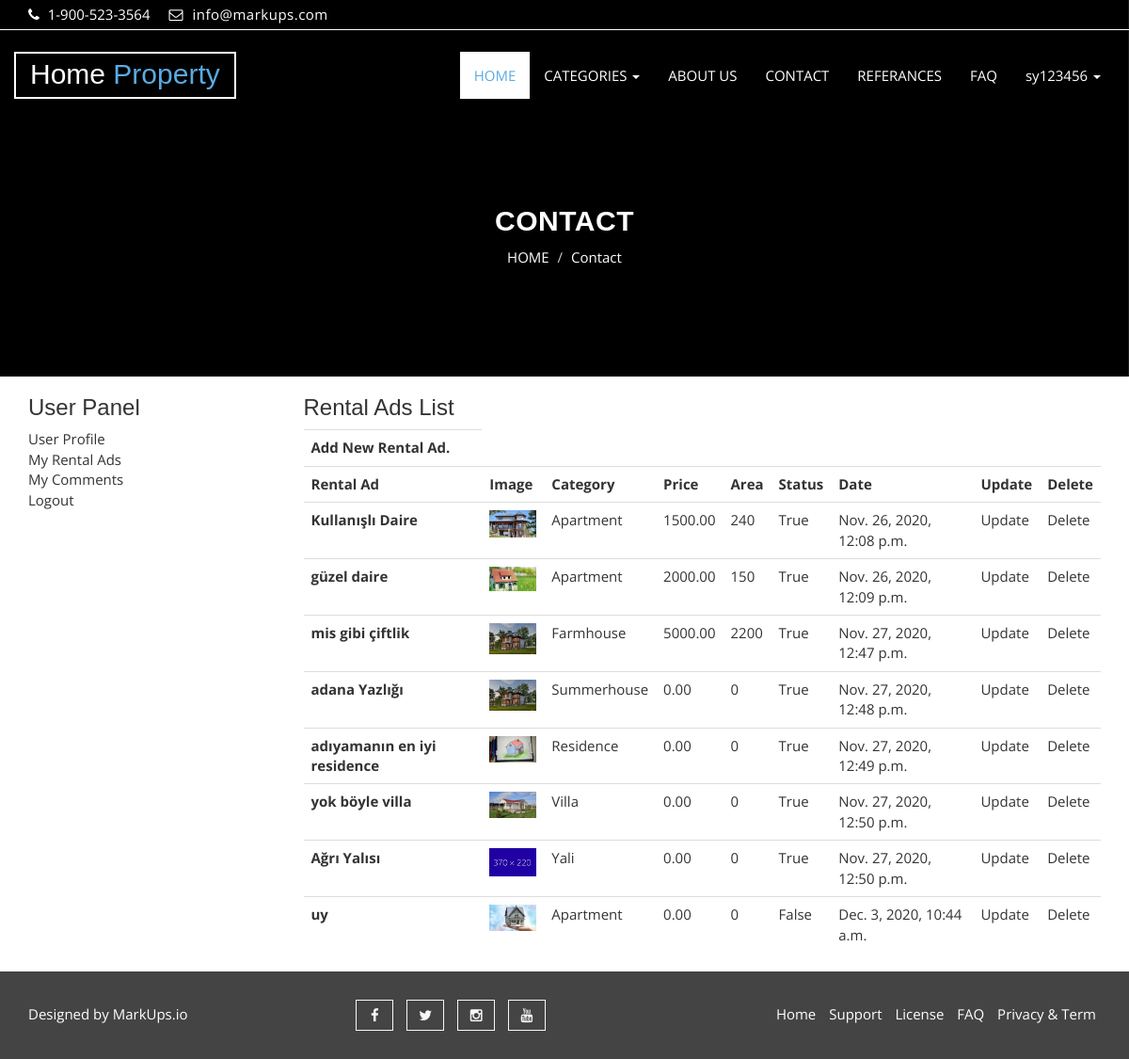
The app's page /user/user_rentalads/ (signed in) with its own data.
### emlak/models.py (models this page shows, shortened)
class Rentalad(models.Model):
    STATUS = (
        ('True', 'Evet'),
        ('False', 'Hayır'),
    )
    ROOMCOUNT = (
        ('Stüdyo (1+0)', 'Stüdyo (1+0)'),
        ('1+1', '1+1'),
        ('1,5+1', '1,5+1'),
        ('2+1', '2+1'),
        ('3+1', '3+1'),
        ('3+2', '3+2'),
        ('4+1', '4+1'),
        ('5+1', '5+1'),
    )
    category = models.ForeignKey(Category, on_delete=models.CASCADE, default='None')  # many to one relation with Category
    location = models.ForeignKey(Location, on_delete=models.CASCADE, default='None')  # many to one relation with Category
    title = models.CharField(max_length=150)
    keywords = models.CharField(max_length=255)
    description = models.TextField(max_length=255)
    image = models.ImageField(upload_to='images/', null=True)
    price = models.DecimalField(max_digits=12, decimal_places=2, default=0)
    age = models.IntegerField(default=0)
    area = models.IntegerField(default=0)
    balcony = models.CharField(max_length=10, choices=STATUS, default='None')
    furnished = models.CharField(max_length=10, choices=STATUS, default='None')
    roomcount = models.CharField(max_length=20, choices=ROOMCOUNT, default='None')
    detail = RichTextUploadingField()
    slug = models.SlugField(null=False, unique=True)
    status = models.CharField(max_length=10, choices=STATUS, default='False')
    create_at = models.DateTimeField(auto_now_add=True)
    update_at = models.DateTimeField(auto_now=True)
    user = models.ForeignKey(User, on_delete=models.CASCADE)

class Category(MPTTModel):
    STATUS = (
        ('True', 'Evet'),
        ('False', 'Hayır'),
    )
    title = models.CharField(max_length=50)
    keywords = models.CharField(max_length=255)
    description = models.TextField(max_length=255)
    image = models.ImageField(blank=True, upload_to='images/')
    status = models.CharField(max_length=10, choices=STATUS)
    slug = models.SlugField(null=False, unique=True)
    parent = TreeForeignKey('self', blank=True, null=True, related_name='children', on_delete=models.CASCADE) #kendi kendine refere eder, boş kabul edilir,silme işleminde silenini tüm alt bağlarıyla beraber siler.  create_at = models.DateTimeField(auto_now_add=True)
    update_at = models.DateTimeField(auto_now=True)
    class MPTTMeta:
        order_insertion_by = ['title']
    def __str__(self):  # __str__ method elaborated later in
        full_path = [self.title]  # post.  use __unicode__ in place of
        k = self.parent
        while k is not None:
            full_path.append(k.title)
            k = k.parent
        return ' / '.join(full_path[::-1])

### user/views.py (the view)
# urls.py: path('user_rentalads/', views.user_rentalads, name='user_rentalads'),
@login_required(login_url='/login')  # Check login
def user_rentalads(request):
    category = Category.objects.all()
    current_user = request.user
    rentalads = Rentalad.objects.filter(user_id=current_user.id)
    context = {'category': category,
               'rentalads': rentalads, }
    return render(request, 'user_rentalads.html', context)

### user/templates/user_rentalads.html (shortened to what this page needs)
{% extends 'homebase.html' %}
{% block body %}
  <section id="aa-property-header">
    <div class="container">
      <div class="row">
        <div class="col-md-12">
          <div class="aa-property-header-inner">
            <h2>CONTACT</h2>
            <ol class="breadcrumb">
            <li><a href="/">HOME</a></li>
            <li class="active">Contact</li>
          </ol>
          </div>
        </div>
      </div>
    </div>
  </section>
    <div class="section">
        <div class="container">
            <div class="row">
                <div class="col-md-3">
                    {% include "user_panel.html" %}
                </div>
                <div class="col-md-9">
                    <div class="order-summary clearfix">
                        <div class="section-title">
                            <h3 class="title">Rental Ads List</h3>
                        </div>
                        <table class="shopping-cart-table table">
                        <tr>
                            <th class="text-left">
                                <a href="/user/user_rentalads_add" class="primary-btn">Add New Rental Ad.</a>
                            </th>
                        </tr>
                        <tr>
                            <th class="text-left">Rental Ad </th>
                            <th class="text-left">Image</th>
                            <th class="text-left">Category</th>
                            <th class="text-left">Price</th>
                            <th class="text-left">Area</th>
                            <th class="text-left">Status </th>
                            <th class="text-left">Date </th>
                            <th class="text-left">Update</th>
                            <th class="text-left">Delete</th>
                        </tr>
                        {% for rs in rentalads %}
                            <tr>
                                <td class="text-left">
                                    <a href="/rentalad/{{ rs.id}}/{{ rs.slug }}">
                                        <strong> {{ rs.title}}</strong>
                                    </a>
                                </td>
                                <td class="text-left"><img src="{{ rs.image.url}}" width="50"/> </td>
                                <td class="text-left">{{ rs.category}} </td>
                                <td class="text-left">{{ rs.price}} </td>
                                <td class="text-left">{{ rs.area}} </td>
                                <td class="text-left">{{ rs.status.title}} </td>
                                <td class="text-left">{{ rs.create_at}} </td>
                                <td class="text-left">
                                    <a class="primary-btn" href="/user/update_rentalad/{{ rs.id }}" onclick="return confirm('Will be Update ! Are you sure?')"> Update </a>
                                </td>
                                <td class="text-left">
                                    <a class="primary-btn" href="/user/delete_rentalad/{{ rs.id }}" onclick="return confirm('Will be Delete ! Are you sure?')"> Delete </a>
                                </td>
                            </tr>
                        {% endfor %}
                    </table>
                    </div>
                </div>
            </div>
        </div>
    </div>
{% endblock %}

### home/templates/header.html (shortened to what this page needs)
{% load static %}
  <header id="aa-header">
    <div class="container">
      <div class="row">
        <div class="col-md-12">
          <div class="aa-header-area">
            <div class="row">
              <div class="col-md-6 col-sm-6 col-xs-6">
                <div class="aa-header-left">
                  <div class="aa-telephone-no">
                    <span class="fa fa-phone"></span>
                    1-900-523-3564
                  </div>
                  <div class="aa-email hidden-xs">
                    <span class="fa fa-envelope-o"></span> info@markups.com
                  </div>
                </div>
              </div>
              <div class="col-md-6 col-sm-6 col-xs-6">
              </div>
            </div>
          </div>
        </div>
      </div>
    </div>
  </header>
  <section id="aa-menu-area">
    <nav class="navbar navbar-default main-navbar" role="navigation">
      <div class="container">
        <div class="navbar-header">
           <a class="navbar-brand aa-logo" href="/"> Home <span>Property</span></a>
        </div>
        <div id="navbar" class="navbar-collapse collapse">
          <ul id="top-menu" class="nav navbar-nav navbar-right aa-main-nav">
            <li class="active"><a href="/">HOME</a></li>
              <li class="dropdown">
              <a class="dropdown-toggle" data-toggle="dropdown" href="a">CATEGORIES <span class="caret"></span></a>
                  {% load mptt_tags %}
            </li>
              <li><a href="/aboutus">ABOUT US</a></li>
            <li><a href="/contact">CONTACT</a></li>
           <li><a href="/referances">REFERANCES</a></li>
              <li><a href="/fag">FAQ</a></li>
               {% if user.id is not None %}
              <li class="dropdown">
              <a class="dropdown-toggle" data-toggle="dropdown" href="blog-archive.html">{{ user.username }} <span class="caret"></span></a>
                  {% endif %}
            </li>
          </ul>
        </div>
      </div>
    </nav>
  </section>

### home/static/css/theme-color/default-theme.css (style rules this page uses)
h2 { color: #59abe3; }
#aa-menu-area .main-navbar .navbar-header .aa-logo span { color: #59abe3; }
#aa-menu-area .main-navbar .navbar-nav .active a { color: #59abe3; }
#aa-property-header .aa-property-header-inner .breadcrumb li.active { color: #59abe3; }

### records on screen
Rentalad: title "Kullanışlı Daire", image (picture), category "Apartment", price "1500.00", area "240", status "True", create_at "Nov. 26, 2020, 12:08 p.m."
Rentalad: title "güzel daire", image (picture), category "Apartment", price "2000.00", area "150", status "True", create_at "Nov. 26, 2020, 12:09 p.m."
Rentalad: title "mis gibi çiftlik", image (picture), category "Farmhouse", price "5000.00", area "2200", status "True", create_at "Nov. 27, 2020, 12:47 p.m."
Rentalad: title "adana Yazlığı", image (picture), category "Summerhouse", price "0.00", area "0", status "True", create_at "Nov. 27, 2020, 12:48 p.m."
Rentalad: title "adıyamanın en iyi residence", image (picture), category "Residence", price "0.00", area "0", status "True", create_at "Nov. 27, 2020, 12:49 p.m."
Rentalad: title "yok böyle villa", image (picture), category "Villa", price "0.00", area "0", status "True", create_at "Nov. 27, 2020, 12:50 p.m."
Rentalad: title "Ağrı Yalısı", image (picture), category "Yali", price "0.00", area "0", status "True", create_at "Nov. 27, 2020, 12:50 p.m."
Rentalad: title "uy", image (picture), category "Apartment", price "0.00", area "0", status "False", create_at "Dec. 3, 2020, 10:44 a.m."

### other values on screen
{{ user.username }} "sy123456"
